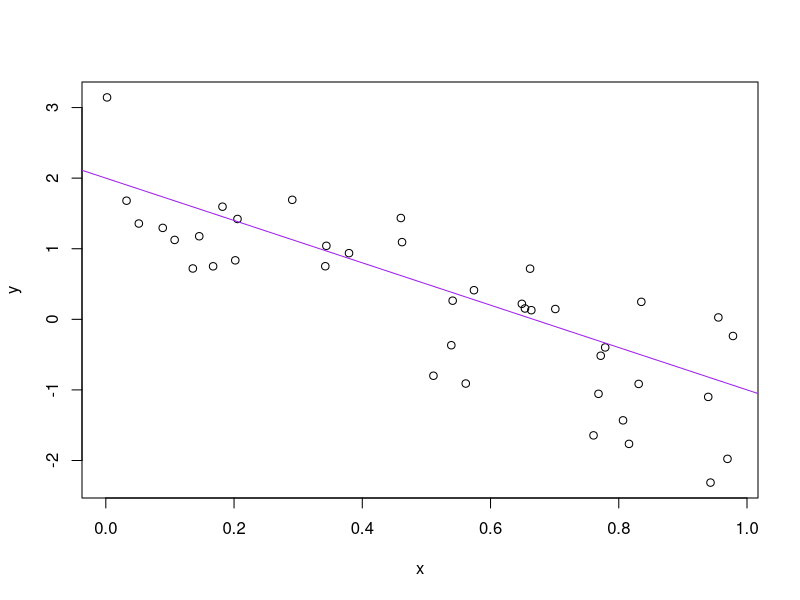

Source code (R): (Note: this script raises an error after producing the figure.)
#first line
a <- 2
b <- -3
sig_sq <- 0.5
x <- runif(40)
y <- a + b * x + rnorm(40, sd = sqrt(sig_sq))
(avg_x <- mean(x))
write(avg_x, "avg_x.txt")
plot(x, y)
abline(a, b, col = "purple")
vd 